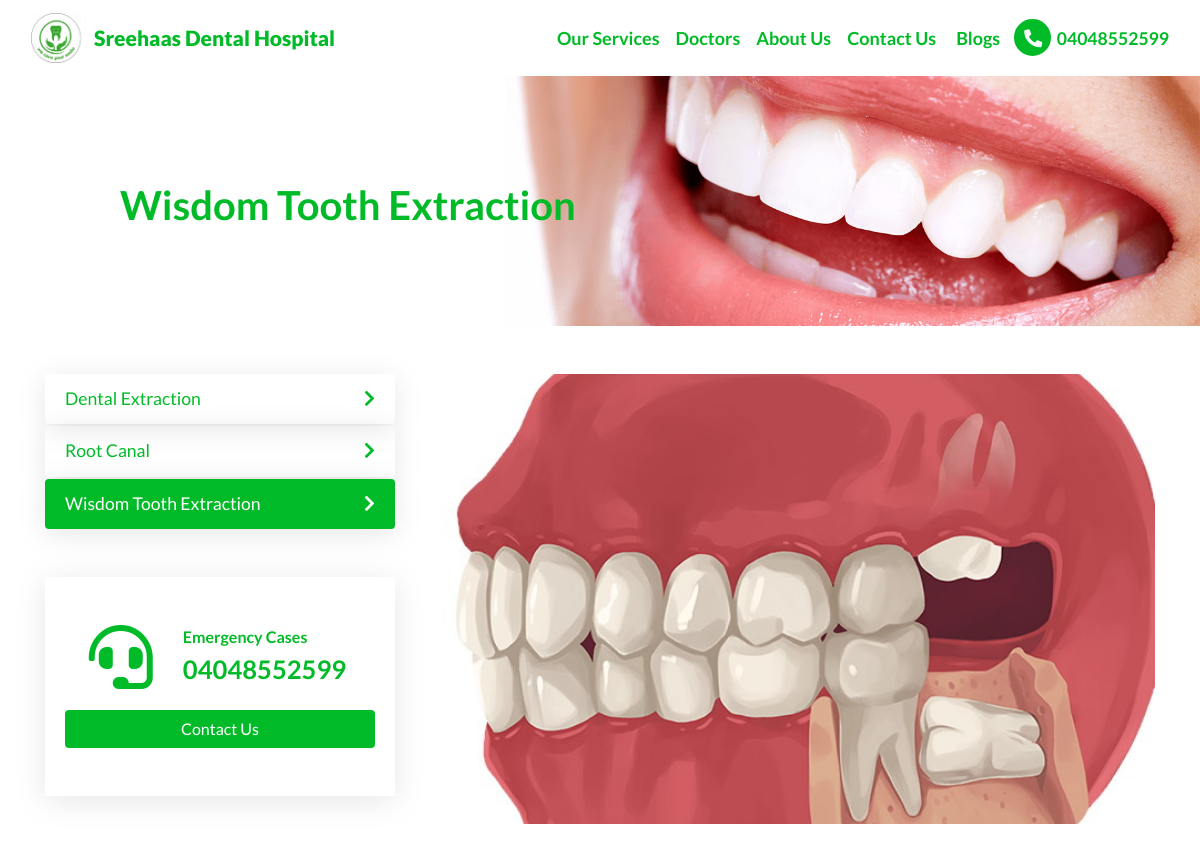
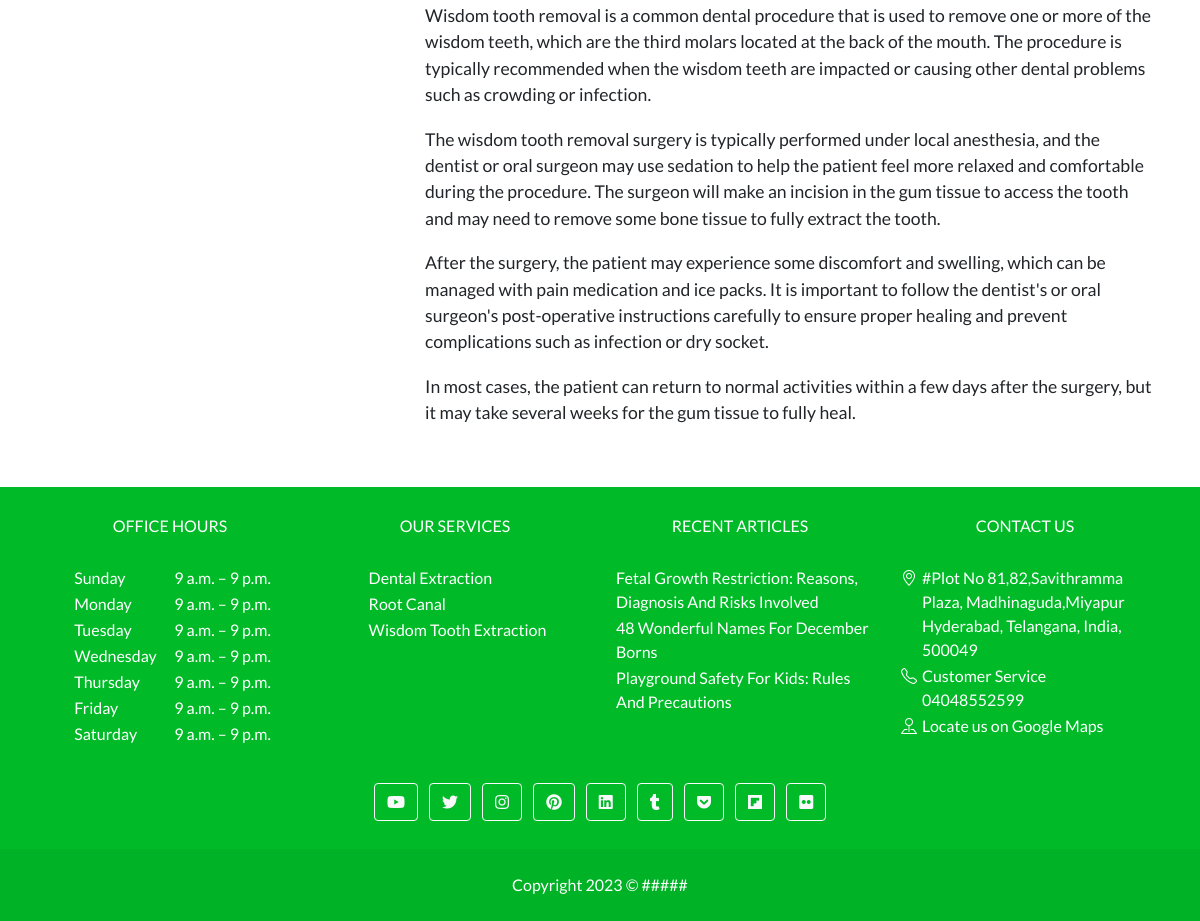
/services/wisdom-tooth-extraction/, run on the app's committed database (2 pictures, top to bottom).
### web_app/models.py (models this page shows, shortened)
class CustomSiteContent(models.Model):
    STATUS_CHOICE = (
        ("draft", "Draft"),
        ("published", "Published")
    )
    site_name = models.CharField(max_length=255)
    site_url = models.CharField(max_length=255)
    logo = models.ImageField(upload_to="logo/")
    favicon = models.ImageField(upload_to="logo/")
    nav_brand_html = RichTextUploadingField()
    nav_html = RichTextUploadingField()
    footer_html = RichTextUploadingField(null=True, blank=True)
    nav_icon_html = models.CharField(max_length=255, null=True, blank=True)
    social_links_html = models.TextField(null=True, blank=True)
    script = models.TextField(null=True, blank=True)
    copyright_text = models.CharField(max_length=255, null=True, blank=True)
    status = models.CharField(max_length=20, choices=STATUS_CHOICE, default="draft")
    created_at = models.DateTimeField(auto_now_add=True)
    updated_at = models.DateTimeField(auto_now=True)

class Service(models.Model):
    STATUS_CHOICE = (
        ("draft", "Draft"),
        ("published", "Published")
    )
    name = models.CharField(max_length=255)
    slug = models.SlugField(max_length=255)
    type = models.CharField(max_length=255)
    additional_type= models.CharField(max_length=255, null=True, blank=True, help_text="https://en.wikipedia.org/wiki/Clear_aligners")
    brand= models.CharField(max_length=100, null=True, blank=True)
    description = models.TextField()
    disambiguating_description = models.CharField(max_length=255, null=True, blank=True)
    image = models.ImageField(upload_to='images')
    image_caption = models.CharField(max_length=255)
    potential_action = models.CharField(max_length=255, null=True, blank=True, help_text="Call for a free consultation")
    is_part_of=models.URLField(max_length=255, default="https://soumyahospitals.com")
    reviewed_by = models.ForeignKey(Doctor, on_delete=models.CASCADE, related_name="service_reviewed_by")
    content = RichTextUploadingField(help_text="content will display in frontend only")
    status = models.CharField(max_length=20, choices=STATUS_CHOICE, default="Draft")

class ContactPoint(models.Model):
    business = models.ForeignKey(Business, on_delete=models.CASCADE)
    type = models.CharField(max_length=255,default="ContactPoint")
    contactType = models.CharField(max_length=255)
    telephone = models.CharField(max_length=255)
    email = models.CharField(max_length=255)

class OpeningHours(models.Model):
    business = models.ForeignKey(Business, on_delete=models.CASCADE)
    day = models.CharField(max_length=255, choices=STATUS_CHOICE)
    timming = models.CharField(max_length=255)

class Adress(models.Model):
    business = models.ForeignKey(Business, on_delete=models.CASCADE, default="PostalAddress")
    type = models.CharField(max_length=255)
    postalCode = models.CharField(max_length=255)
    addressRegion = models.CharField(max_length=255)
    addressCountry = models.CharField(max_length=255)
    streetAddress = models.CharField(max_length=500)
    addressLocality = models.CharField(max_length=500)

### guides/models.py (models this page shows, shortened)
class Blog(models.Model):
    STATUS_CHOICE = (
        ("draft", "Draft"),
        ("published", "Published")
    )
    meta_title = models.CharField(max_length=500)
    meta_desc = models.CharField(max_length=500)
    url_slug = models.SlugField(max_length=500, unique=True)
    content = RichTextUploadingField()
    toc = RichTextUploadingField(verbose_name="Table of Content", null=True, blank=True)
    featured_image = models.ImageField(upload_to="guides_featured_image/",null=True,blank=True)
    category = models.CharField(max_length=255, null=True, blank=True)
    publisher = models.ForeignKey(Business, on_delete=models.CASCADE)
    created_by = models.ForeignKey(Doctor, on_delete=models.CASCADE, related_name="blog_created_by")
    reviewed_by = models.ForeignKey(Doctor, on_delete=models.CASCADE, related_name="blog_reviewed_by")
    reviewed_at = models.DateTimeField()
    auto_gen_toc = models.BooleanField(verbose_name="Auto Generate Table of Content",default=True)
    status = models.CharField(max_length=20, choices=STATUS_CHOICE, default="Draft")
    category_slug = models.SlugField(max_length=255, null=True, blank=True)
    created_at = models.DateTimeField(auto_now_add=True)
    updated_at = models.DateTimeField(auto_now=True)

### web_app/views.py (the view)
# urls.py: path('services/<slug:service_name>/',services,name='services'),
def services(requests,service_name):
    requests.extra_context = {"page_url" : "services/{{x}}"}
    service_obj = get_object_or_404(Service,slug=service_name,status="published")
    provider_obj = Business.objects.all().first()
    k=CustomPageContent.objects.filter(url="services/{{x}}")
    context={
        "service_obj":service_obj,
        "provider":provider_obj.map_id,
        "contact_number":provider_obj.contactpoint_set.all().first().telephone,
        "all_services": Service.objects.all(),
        "service_name":service_name,
        "customdata":k[0]
    }
    requests.extra_context["context"] = context
    return render(requests,template_name="web_app/service_page.html",context=context)

### web_app/utils.py (called while the page is built)
def renderTemplate(content,context):
    template = Template(content)
    context = Context(context)
    content = template.render(context)
    return content

### web_app/templates/web_app/service_page.html (shortened to what this page needs)
{% extends 'base.html' %}
{% load static %}
{% block style %}
<link rel="stylesheet" href="{% static 'css/services.css' %}">
{% endblock style %}
{% block body %}
<div class="container my-5">
    <div class="row">
        <div class="col-lg-4 order-lg-1 order-2 mt-lg-0 mt-5">
            <ul id="all-services">
                {% for service in all_services %}
                    <a href="{% url 'web_app:services' service.slug %}" style="text-decoration: none;">
                    {% if service.slug == service_name %}
                        <li class="primary-theme card-effect">
                            {{service.name}}
                            <i class="float-right mt-1 fas fa-chevron-right"></i>
                        </li>
                    {% else %}
                        <li class="card-effect">
                            {{service.name}}
                            <i class="float-right mt-1 fas fa-chevron-right"></i>
                        </li>
                    {% endif %}
                    </a>
                {% endfor %}
            </ul>
            <div class="card-effect mt-5 py-5" style="color: var(--primary-bg);">
                <div class="row justify-content-center">
                    <div class="col-auto">
                        <i class="fas fa-4x fa-headset"></i>
                    </div>
                    <div class="col-auto font-weight-bold">
                        <span>Emergency Cases</span>
                        <h2>{{contact_number}}</h2>
                    </div>
                </div>
                <a class="btn btn-default w-100 primary-theme mt-3" href="/contact-us/" role="button">Contact Us</a>
            </div>
        </div>
        <div class="col-lg-8 order-lg-2 order-1">
            <div class="img-bg-div" style="background-image: url('{{service_obj.image.url}}');"></div>
            <br>
            {{service_obj.content|safe}}
        </div>
    </div>
</div>
{% endblock body %}

### web_app/templates/base.html (shortened to what this page needs)
{% load static %}
<!doctype html>
<html lang="en">
<head>
    <link href="https://cdnjs.cloudflare.com/ajax/libs/font-awesome/5.15.1/css/all.min.css" rel="stylesheet" />
    <link rel="stylesheet" href="https://cdnjs.cloudflare.com/ajax/libs/bootstrap/4.6.2/css/bootstrap.min.css">
    <link rel="stylesheet" href="https://cdn.jsdelivr.net/npm/bootstrap-icons@1.10.3/font/bootstrap-icons.css">
    <link rel="stylesheet" href="{% static 'css/global.css' %}">
    <link rel="stylesheet" href="{% static 'css/admin.css' %}">
    {% block style %}
    {% endblock style %}
</head>
<body>
    <nav class="navbar navbar-expand-lg navbar-dark secondary-theme">
        <div class="container-fluid">
            <span class="navbar-brand">
                <a href="/">
                    {% if custom_site_content_obj.nav_brand_html %}
                        {{custom_site_content_obj.nav_brand_html|safe}}
                    {% endif %}
                </a>
            </span>
            <div class="collapse navbar-collapse" id="navbarToggler">
                {% if custom_site_content_obj.nav_html %}
                    {{custom_site_content_obj.nav_html|safe}}
                {% endif %}
            </div>
        </div>
    </nav>
    {% if request.path != "/" %}
    <div class="cover-img-bg-div" style="background-image: url('{{top_img.url}}');">
        <h1 class="title">{{cover_img_title}}</h1>
    </div>
    {% endif %}
    <div style="min-height: 70vh;">
    {% block body %}
    {% endblock body %}
    </div>
    <footer class="text-lg-start primary-theme">
        <section class="pt-4">
            <div class="container">
                <div class="row">
                    <div class="col-md-3 col-lg-3 col-xl-3 mx-auto mb-4">
                        <h6 class="text-center text-uppercase fw-bold mb-4">
                            Office Hours
                        </h6>
                        <table style="margin: auto;">
                            <tbody>
                                {% for i in oh %}
                                <tr>
                                    <td style="width:100px;">{{i.day}}</td>
                                    <td>{{i.timming}}</td>
                                </tr>
                                {% endfor %}
                            </tbody>
                        </table>
                    </div>
                     <div class="col-md-3 col-lg-3 col-xl-3 mx-auto mb-4">
                        <h6 class="text-center text-uppercase fw-bold mb-4">
                            Our Services
                        </h6>
                        <table style="margin: auto;">
                            <tbody>
                                {% for i in six_services_obj %}
                                <tr>
                                    <td><a href="{% url 'web_app:services' i.slug %}" target="_blank"  class="text-white">{{i.name}}</a></td>
                                </tr>
                                {% endfor %}
                            </tbody>
                        </table>
                    </div>
                      <div class="col-md-3 col-lg-3 col-xl-3 mx-auto mb-4">
                        <h6 class="text-center text-uppercase fw-bold mb-4">
                            Recent Articles
                        </h6>
                        <table style="margin: auto;">
                            <tbody>
                                {% for article in recent_articles %}
                                <tr>
                                    <td><a href="{% url 'guides:blog_url' article.url_slug %}" target="_blank"  class="text-white">{{article.meta_title}}</a></td>
                                </tr>
                                {% endfor %}
                            </tbody>
                        </table>
                    </div>
                    <div class="col-md-3 col-lg-3 col-xl-3 mx-auto mb-4">
                        <h6 class="text-center text-uppercase fw-bold mb-4">Contact Us</h6>
                         <table style="margin: auto;">
                            <tbody>
                                {% for i in add %}
                                <tr>
                                    <td style="vertical-align: top;width: 21px;"><i class="bi bi-geo-alt"></i></td>
                                    <td>{{i.streetAddress}}, {{i.addressLocality}}
                                        {{i.addressRegion}}, {{i.addressCountry}}, {{i.postalCode}}</td>
                                </tr>
                                {% endfor %}
                                {% for i in ct %}
                                <tr>
                                    <td style="vertical-align: top;width: 21px;"><i class="bi bi-telephone"></i></td>
                                    <td>{{i.contactType}}<br>{{i.telephone}}</td>
                                </tr>
                                {% endfor %}
                                <tr>
                                    <td style="vertical-align: top;width: 21px;"><i class="bi bi-pin-map"></i></i></td>
                                    <td style="word-break: break-all;"><a href="{{map_id}}" target="_blank"  class="text-white">Locate us on Google Maps</a></td>
                                </tr>
                            </tbody>
                        </table>
                    </div>
                </div>
            </div>
        </section>
        {% if custom_site_content_obj.social_links_html %}
            {{custom_site_content_obj.social_links_html|safe}}
        {% endif %}
        <div class="text-center p-4" style="background-color: rgba(0, 0, 0, 0.05);">
            {{custom_site_content_obj.copyright_text|safe}}
        </div>
    </footer>
</body>
</html>

### web_app/static/css/global.css (style rules this page uses)
:root { --primary-bg: #00BB27; --secondary-bg: white; --primary-text: white; --secondary-text: black; --gray-bg-light: #e9ecef; --gray-bg-dark: #dfe0e1; }
body { font-family: 'Lato', sans-serif; }
.primary-theme { background-color: var(--primary-bg) !important; color: var(--primary-text) !important; }
.secondary-theme { background-color: var(--secondary-bg) !important; color: var(--secondary-text) !important; }
.secondary-theme .nav-link { color: var(--primary-bg) !important; font-weight: 700; font-size: large; }
.round-icon i { padding: 10px; width: 41.2px; height: 41.2px; font-size: large; text-align: center; text-decoration: none; border: 2px solid; color: white; border-color: white; background-color: var(--primary-bg); border-radius: 50%; }
.secondary-theme a.round-icon { text-decoration: none; color: var(--primary-bg) !important; }
p { font-size: 1.1rem; padding-top: 5px; padding-bottom: 5px; margin-bottom: 0.5rem !important; }
li { font-size: 1.1rem; }
.h1, h1 { font-size: 1.8rem !important; font-weight: bold; }
.h2, h2 { font-size: 1.6rem !important; font-weight: bold; }
.h1, h1, .h2, h2, .h3, h3, .h4, h4, .h5, h5, .h6, h6 { padding-left: 0px; padding-right: 5px; padding-top: 5px; padding-bottom: 5px; margin-bottom: 0.25rem; }
.navbar-brand a { text-decoration: none; }
.navbar-brand .site-name { color:var(--primary-bg); font-weight: 900; text-align: center; font-size: 21px; }
.cover-img-bg-div { height: 250px; width: 100%; background-repeat: no-repeat; background-position: center; background-size: cover; color: var(--primary-bg); }
.cover-img-bg-div .title { position: relative; top: 40%; left: 10%; font-weight: bold; max-width: 50%; font-size: 2.5rem !important; }

### web_app/static/css/services.css (style rules this page uses)
.img-bg-div { height: 450px; width: 100%; background-repeat: no-repeat; background-position: center; background-size: cover; }
#all-services { list-style: none; padding-left: 0; margin-bottom: 0; }
.card-effect { padding: .75rem 1.25rem; box-shadow: 0px 5px 30px rgba(0, 0, 0, 0.1); }
#all-services li { cursor: pointer; color: var(--primary-bg); margin-bottom: 2px; border-radius: 4px; }

### data on the page
CustomSiteContent: nav_brand_html (picture), nav_brand_html "Sreehaas Dental Hospital", nav_html "Our Services Doctors About Us Contact Us Blogs 04048552599", copyright_text "Copyright 2023 © #####"
Service: name "Wisdom Tooth Extraction", image (picture), content "Wisdom tooth removal is a common dental procedure that is used to remove one or more of the wisdom teeth, which are the third molars located at the back of the mouth. The procedure is typically recommended when the wisdom teeth are impacted or causing other dental problems such as crowding or infection. The wisdom tooth removal surgery is typically performed under local anesthesia, and the dentist or oral surgeon may use sedation to help the patient feel more relaxed and comfortable during the procedure. The surgeon will make an incision in the gum tissue to access the tooth and may need to remove some bone tissue to fully extract the tooth. After the surgery, the patient may experience…"
Service: name "Dental Extraction"
Service: name "Root Canal"
ContactPoint: telephone "04048552599", contactType "Customer Service"
OpeningHours: day "Sunday", timming "9 a.m. – 9 p.m."
OpeningHours: day "Monday", timming "9 a.m. – 9 p.m."
OpeningHours: day "Tuesday", timming "9 a.m. – 9 p.m."
OpeningHours: day "Wednesday", timming "9 a.m. – 9 p.m."
OpeningHours: day "Thursday", timming "9 a.m. – 9 p.m."
OpeningHours: day "Friday", timming "9 a.m. – 9 p.m."
OpeningHours: day "Saturday", timming "9 a.m. – 9 p.m."
Blog: meta_title "Fetal Growth Restriction: Reasons, Diagnosis And Risks Involved"
Blog: meta_title "48 Wonderful Names For December Borns"
Blog: meta_title "Playground Safety For Kids: Rules And Precautions"
Adress: streetAddress "#Plot No 81,82,Savithramma Plaza", addressLocality "Madhinaguda,Miyapur", addressRegion "Hyderabad, Telangana", addressCountry "India", postalCode "500049"
